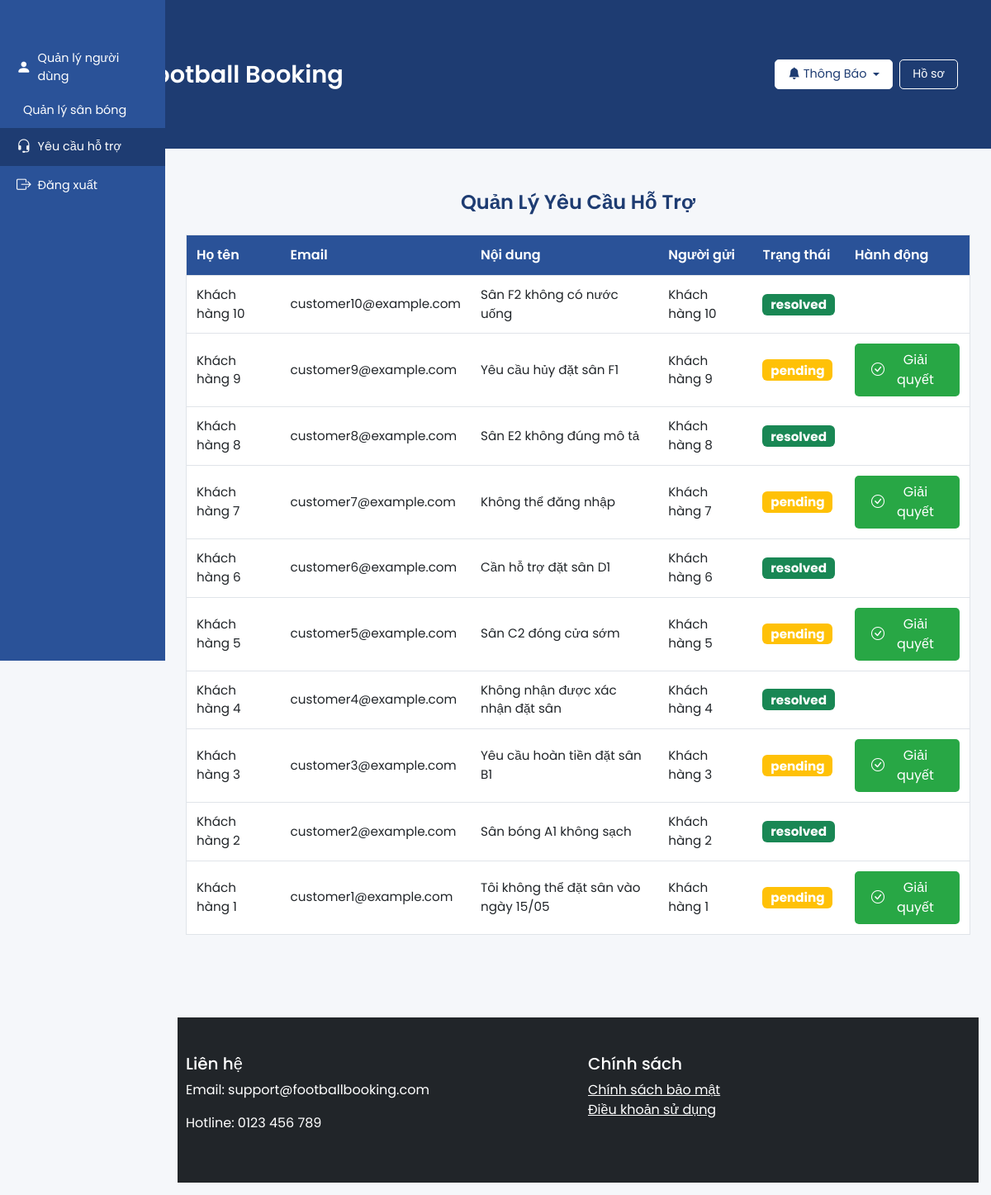
The page /admin_support.php (signed in) on the database its author committed.
### tables this page shows
CREATE TABLE support_requests (
    id INT AUTO_INCREMENT PRIMARY KEY,
    user_id INT,
    full_name VARCHAR(255) NOT NULL,
    email VARCHAR(255) NOT NULL,
    content TEXT NOT NULL,
    status ENUM('pending', 'resolved') DEFAULT 'pending',
    created_at TIMESTAMP DEFAULT CURRENT_TIMESTAMP,
    FOREIGN KEY (user_id) REFERENCES users(id)
);

CREATE TABLE users (
    id INT AUTO_INCREMENT PRIMARY KEY,
    full_name VARCHAR(255) NOT NULL,
    email VARCHAR(255) UNIQUE NOT NULL,
    phone VARCHAR(20),
    password VARCHAR(255) NOT NULL,
    account_type ENUM('customer', 'owner', 'admin') NOT NULL,
    status ENUM('pending', 'approved', 'rejected') DEFAULT 'approved',
    created_at TIMESTAMP DEFAULT CURRENT_TIMESTAMP
);

### admin_support.php (the view, shortened to what this page needs)
<?php
require_once 'includes/config.php';
$support_requests = $pdo->prepare("SELECT sr.*, u.full_name AS user_name FROM support_requests sr LEFT JOIN users u ON sr.user_id = u.id ORDER BY sr.created_at DESC");
$support_requests->execute();
$support_requests_list = $support_requests->fetchAll(PDO::FETCH_ASSOC);
require_once 'includes/header.php';
?>
<section class="admin py-3">
    <div class="container">
        <h2 class="section-title">Quản Lý Yêu Cầu Hỗ Trợ</h2>
        <?php if (empty($support_requests_list)): ?>
            <p class="text-center text-muted">Không có yêu cầu hỗ trợ nào.</p>
        <?php else: ?>
            <div class="table-responsive">
                <table class="table admin-table">
                    <thead>
                        <tr>
                            <th>Họ tên</th>
                            <th>Email</th>
                            <th>Nội dung</th>
                            <th>Người gửi</th>
                            <th>Trạng thái</th>
                            <th>Hành động</th>
                        </tr>
                    </thead>
                    <tbody>
                        <?php foreach ($support_requests_list as $request): ?>
                            <tr>
                                <td><?php echo htmlspecialchars($request['full_name']); ?></td>
                                <td><?php echo htmlspecialchars($request['email']); ?></td>
                                <td><?php echo htmlspecialchars($request['content']); ?></td>
                                <td><?php echo htmlspecialchars($request['user_name'] ?? 'Khách'); ?></td>
                                <td>
                                    <span class="badge <?php echo $request['status'] === 'pending' ? 'bg-warning' : 'bg-success'; ?> status-badge">
                                        <?php echo htmlspecialchars($request['status']); ?>
                                    </span>
                                </td>
                                <td>
                                    <?php if ($request['status'] === 'pending'): ?>
                                        <form method="POST" style="display:inline;">
                                            <button type="submit" name="resolve_support_request" class="btn btn-primary btn-sm d-flex align-items-center gap-1">
                                                <i class="bi bi-check-circle"></i> Giải quyết
                                            </button>
                                        </form>
                                    <?php endif; ?>
                                </td>
                            </tr>
                        <?php endforeach; ?>
                    </tbody>
                </table>
            </div>
        <?php endif; ?>
    </div>
</section>
<?php require_once 'includes/footer.php'; ?>

### admin_support.php (style rules this page uses)
.section-title { font-weight: 600; color: #1e3c72; font-size: 1.5rem; margin-bottom: 1.5rem; text-align: center; }
.admin-table thead th { font-size: 1rem; padding: 12px; background: #2a5298; color: #fff; }
.admin-table td { padding: 12px; font-size: 0.95rem; }
.admin-table .status-badge { font-size: 0.95rem; }
.admin-table .btn { padding: 8px 20px; font-size: 1rem; }
.admin-table .btn-primary { background-color: #28a745; }

### rows shown on the page
support_requests: full_name "Khách hàng 10", email "customer10@example.com", content "Sân F2 không có nước uống", user.full_name "Khách hàng 10", status "resolved"
support_requests: full_name "Khách hàng 9", email "customer9@example.com", content "Yêu cầu hủy đặt sân F1", user.full_name "Khách hàng 9", status "pending"
support_requests: full_name "Khách hàng 8", email "customer8@example.com", content "Sân E2 không đúng mô tả", user.full_name "Khách hàng 8", status "resolved"
support_requests: full_name "Khách hàng 7", email "customer7@example.com", content "Không thể đăng nhập", user.full_name "Khách hàng 7", status "pending"
support_requests: full_name "Khách hàng 6", email "customer6@example.com", content "Cần hỗ trợ đặt sân D1", user.full_name "Khách hàng 6", status "resolved"
support_requests: full_name "Khách hàng 5", email "customer5@example.com", content "Sân C2 đóng cửa sớm", user.full_name "Khách hàng 5", status "pending"
support_requests: full_name "Khách hàng 4", email "customer4@example.com", content "Không nhận được xác nhận đặt sân", user.full_name "Khách hàng 4", status "resolved"
support_requests: full_name "Khách hàng 3", email "customer3@example.com", content "Yêu cầu hoàn tiền đặt sân B1", user.full_name "Khách hàng 3", status "pending"
support_requests: full_name "Khách hàng 2", email "customer2@example.com", content "Sân bóng A1 không sạch", user.full_name "Khách hàng 2", status "resolved"
support_requests: full_name "Khách hàng 1", email "customer1@example.com", content "Tôi không thể đặt sân vào ngày 15/05", user.full_name "Khách hàng 1", status "pending"
